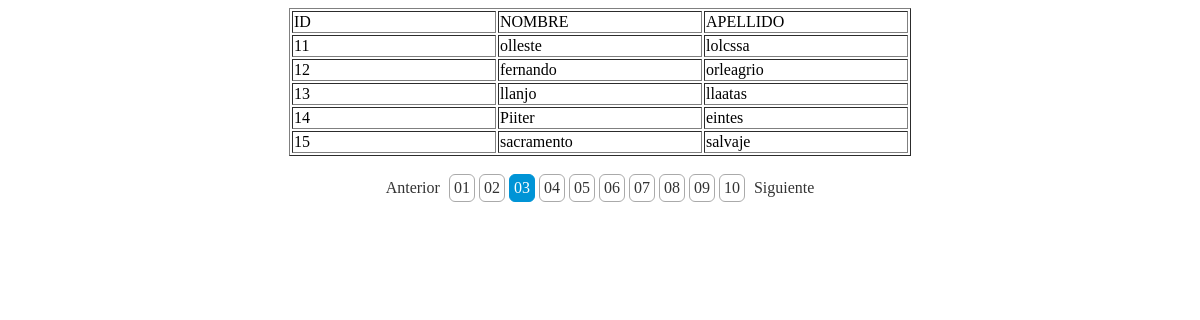
/?page=3, run on the app's committed database.
### tables this page shows
CREATE TABLE IF NOT EXISTS `registros` (
  `id` int(11) NOT NULL AUTO_INCREMENT,
  `nombre` varchar(23) DEFAULT NULL,
  `apellido` varchar(23) DEFAULT NULL,
  PRIMARY KEY (`id`)
);

### index.php (the view, shortened to what this page needs)
<?php
require_once("libreria/Zebra_Pagination.php");
$con = mysqli_connect("localhost","root","","paginacion") or die("Error en el server".mysqli_error($con));
$query = "SELECT id FROM registros";
$res = $con->query($query);
$num_registros = mysqli_num_rows($res);
$resul_x_pagina = 5;
$paginacion = new Zebra_Pagination();
$paginacion->records($num_registros);
$paginacion->records_per_page($resul_x_pagina);
$consulta = 'SELECT id,nombre,apellido FROM registros LIMIT ' .(($paginacion->get_page() - 1) * $resul_x_pagina). ',' .$resul_x_pagina;
	$result = $con->query($consulta);
?>
<!DOCTYPE html PUBLIC "-//W3C//DTD XHTML 1.0 Transitional//EN" "http://www.w3.org/TR/xhtml1/DTD/xhtml1-transitional.dtd">
<html xmlns="http://www.w3.org/1999/xhtml">
<head>
</head>
<body>
	<table border="1" align="center">
		<tr>
			<td width="200">ID</td>
			<td width="200">NOMBRE</td>
			<td width="200">APELLIDO</td>
		</tr>
        <tr>
        <?php while($row = mysqli_fetch_array($result)){ ?>
			<td><?php echo $row["id"]; ?></td>
			<td><?php echo $row["nombre"]; ?></td>
			<td><?php echo $row["apellido"]; ?></td>
		</tr>
        <?php  } ?>
        </table>
        <br />
</body>
</html>

### data on the page
registros: id "11", nombre "olleste", apellido "lolcssa"
registros: id "12", nombre "fernando", apellido "orleagrio"
registros: id "13", nombre "llanjo", apellido "llaatas"
registros: id "14", nombre "Piiter", apellido "eintes"
registros: id "15", nombre "sacramento", apellido "salvaje"

### other printed values
$this->_properties['previous'] "Anterior"
$this->_properties['next'] "Siguiente"
